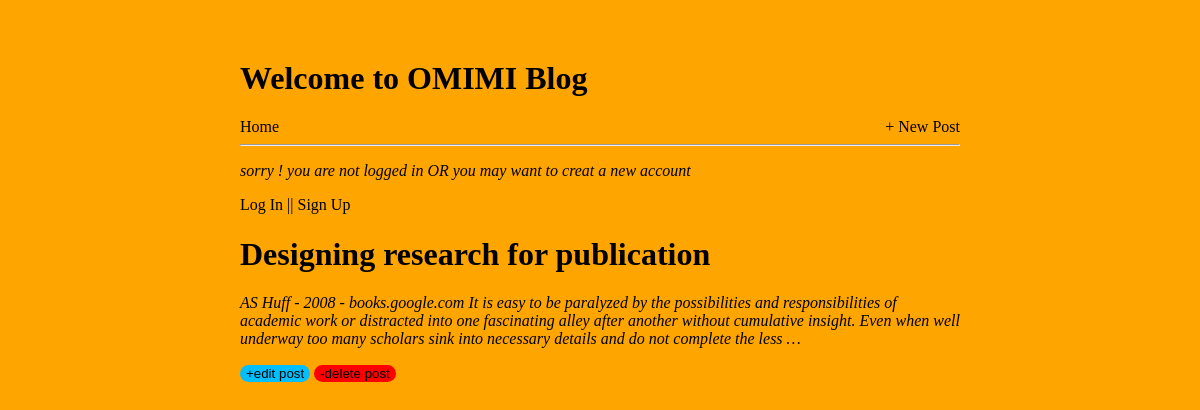
Screenshot of /post/3/ with the database file from the repository.
### blog_app/models.py (models this page shows, shortened)
class Post(models.Model):
    title = models.CharField(max_length=200)
    author = models.ForeignKey('auth.User', on_delete=models.CASCADE)
    body = models.TextField()

### blog_app/views.py (the view)
# urls.py: path('post/<int:pk>/', PostDetailView.as_view(), name='post_details'),
class PostDetailView(DetailView):
    model = Post
    template_name = 'post_details.html'

### templates/post_details.html
{% extends 'base.html' %}
{% block content %}
    <div>
        <h1>{{ post.title }}</h1>
        <p>{{ post.body }}</p>
    </div>
    <button class="edit_button" ><a href="{% url 'edit_post' post.pk %}">+edit post</a></button>
    <button class="delete_button"><a href="{% url 'delete_post' post.pk %}">-delete post</a></button>
{% endblock%}

### static/css/basic.css (style rules this page uses)
body { background: orange; margin:5% 20%; text-decoration: none; }
a { text-decoration: none; color: black; }
p { font-style: italic; }
.delete_button { background: red; color: white; border: none; border-radius:10px ; }
.edit_button { background: deepskyblue; color: black; border: none; border-radius:10px; }

### rows the page displays
Post: title "Designing research for publication", body "AS Huff - 2008 - books.google.com It is easy to be paralyzed by the possibilities and responsibilities of academic work or distracted into one fascinating alley after another without cumulative insight. Even when well underway too many scholars sink into necessary details and do not complete the less …"
